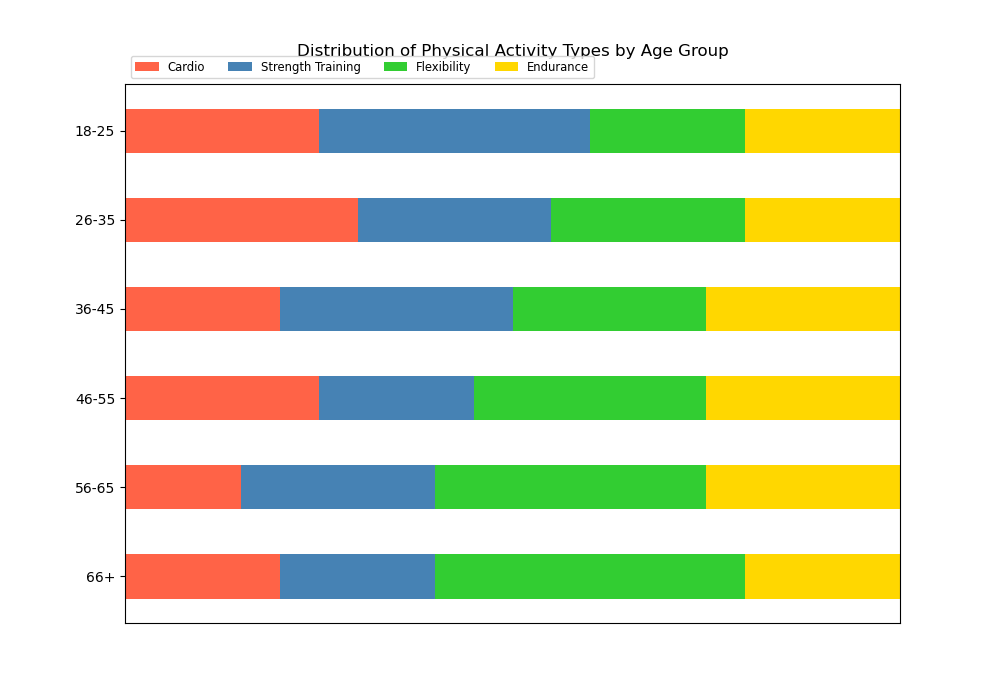

Python code for this plot:

import matplotlib.pyplot as plt
import numpy as np

# Data
labels = ['18-25', '26-35', '36-45', '46-55', '56-65', '66+']
cardio = [25, 30, 20, 25, 15, 20]
strength = [35, 25, 30, 20, 25, 20]
flexibility = [20, 25, 25, 30, 35, 40]
endurance = [20, 20, 25, 25, 25, 20]

# Data preparation
data = np.array([cardio, strength, flexibility, endurance])
data_cum = data.cumsum(axis=0)

category_colors = ['#FF6347', '#4682B4', '#32CD32', '#FFD700']

fig, ax = plt.subplots(figsize=(10, 7))
ax.invert_yaxis()
ax.xaxis.set_visible(False)
ax.set_xlim(0, np.sum(data, axis=0).max())

# Plot bars
for i, (colname, color) in enumerate(zip(['Cardio', 'Strength Training', 'Flexibility', 'Endurance'], category_colors)):
    widths = data[i]
    starts = data_cum[i] - widths
    ax.barh(labels, widths, left=starts, height=0.5, label=colname, color=color)

# Add labels
ax.legend(ncol=len(category_colors), bbox_to_anchor=(0, 1), loc='lower left', fontsize='small')
plt.title('Distribution of Physical Activity Types by Age Group', pad=20)

plt.show()
